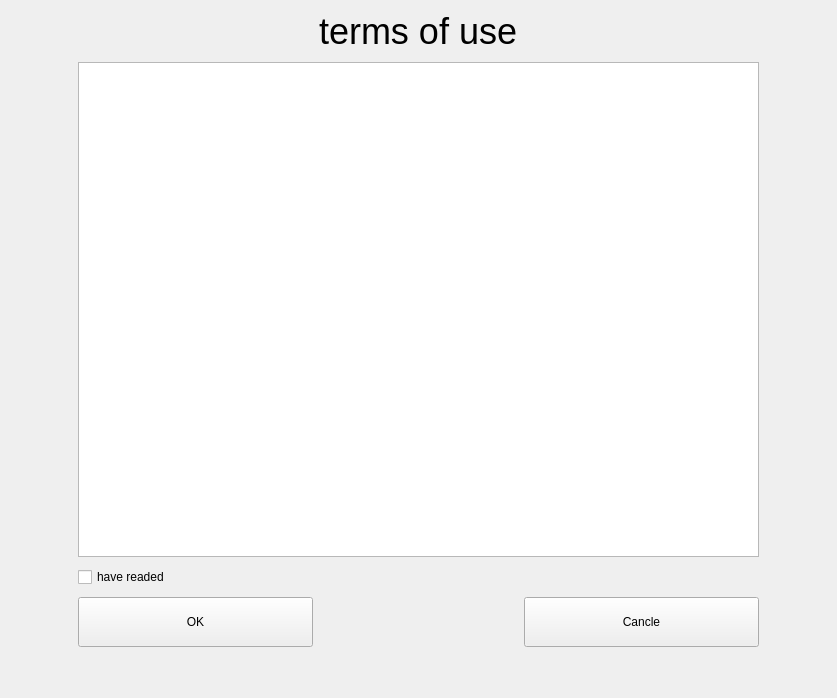
<?xml version="1.0" encoding="UTF-8"?>
<ui version="4.0">
 <class>TallyClause</class>
 <widget class="QWidget" name="TallyClause">
  <property name="geometry">
   <rect>
    <x>0</x>
    <y>0</y>
    <width>837</width>
    <height>698</height>
   </rect>
  </property>
  <property name="minimumSize">
   <size>
    <width>0</width>
    <height>0</height>
   </size>
  </property>
  <property name="maximumSize">
   <size>
    <width>16777215</width>
    <height>16777215</height>
   </size>
  </property>
  <property name="windowTitle">
   <string>Form</string>
  </property>
  <layout class="QGridLayout" name="gridLayout_2">
   <property name="verticalSpacing">
    <number>10</number>
   </property>
   <item row="4" column="4">
    <spacer name="horizontalSpacer_5">
     <property name="orientation">
      <enum>Qt::Horizontal</enum>
     </property>
     <property name="sizeHint" stdset="0">
      <size>
       <width>56</width>
       <height>20</height>
      </size>
     </property>
    </spacer>
   </item>
   <item row="1" column="1" colspan="3">
    <layout class="QGridLayout" name="gridLayout">
     <item row="0" column="0">
      <widget class="QTextEdit" name="textEdit">
       <property name="styleSheet">
        <string notr="true">font-size : 16px;</string>
       </property>
      </widget>
     </item>
    </layout>
   </item>
   <item row="4" column="0">
    <spacer name="horizontalSpacer_3">
     <property name="orientation">
      <enum>Qt::Horizontal</enum>
     </property>
     <property name="sizeHint" stdset="0">
      <size>
       <width>56</width>
       <height>20</height>
      </size>
     </property>
    </spacer>
   </item>
   <item row="5" column="1" colspan="3">
    <widget class="QLabel" name="label_2">
     <property name="minimumSize">
      <size>
       <width>0</width>
       <height>30</height>
      </size>
     </property>
     <property name="maximumSize">
      <size>
       <width>16777215</width>
       <height>30</height>
      </size>
     </property>
     <property name="text">
      <string/>
     </property>
    </widget>
   </item>
   <item row="4" column="2">
    <spacer name="horizontalSpacer_4">
     <property name="orientation">
      <enum>Qt::Horizontal</enum>
     </property>
     <property name="sizeHint" stdset="0">
      <size>
       <width>109</width>
       <height>20</height>
      </size>
     </property>
    </spacer>
   </item>
   <item row="4" column="1">
    <widget class="QPushButton" name="pushButton_OK">
     <property name="enabled">
      <bool>true</bool>
     </property>
     <property name="minimumSize">
      <size>
       <width>235</width>
       <height>50</height>
      </size>
     </property>
     <property name="maximumSize">
      <size>
       <width>235</width>
       <height>50</height>
      </size>
     </property>
     <property name="focusPolicy">
      <enum>Qt::NoFocus</enum>
     </property>
     <property name="styleSheet">
      <string notr="true">QPushButton {background-image: url(:/res/png/buttons/235_50.png);border:none;color:rgb(255,255,255);}
QPushButton:disabled {background-image: url(:/res/png/buttons/235_50gray.png);border:none;color:rgb(255,255,255);}
font-size : 16px;</string>
     </property>
     <property name="text">
      <string>OK</string>
     </property>
     <property name="checkable">
      <bool>false</bool>
     </property>
     <property name="checked">
      <bool>false</bool>
     </property>
     <property name="default">
      <bool>false</bool>
     </property>
    </widget>
   </item>
   <item row="4" column="3">
    <widget class="QPushButton" name="pushButton_Cancle">
     <property name="minimumSize">
      <size>
       <width>235</width>
       <height>50</height>
      </size>
     </property>
     <property name="maximumSize">
      <size>
       <width>235</width>
       <height>50</height>
      </size>
     </property>
     <property name="focusPolicy">
      <enum>Qt::NoFocus</enum>
     </property>
     <property name="styleSheet">
      <string notr="true">QPushButton {background-image: url(:/res/png/buttons/235_50.png);border:none;color:rgb(255,255,255);}
QPushButton:disabled {background-image: url(:/res/png/buttons/235_50gray.png);border:none;color:rgb(255,255,255);}
font-size : 16px;</string>
     </property>
     <property name="text">
      <string>Cancle</string>
     </property>
    </widget>
   </item>
   <item row="0" column="3" colspan="2">
    <spacer name="horizontalSpacer">
     <property name="orientation">
      <enum>Qt::Horizontal</enum>
     </property>
     <property name="sizeHint" stdset="0">
      <size>
       <width>40</width>
       <height>20</height>
      </size>
     </property>
    </spacer>
   </item>
   <item row="0" column="2">
    <widget class="QLabel" name="label">
     <property name="styleSheet">
      <string notr="true">font-size : 36px;</string>
     </property>
     <property name="text">
      <string>terms of use</string>
     </property>
    </widget>
   </item>
   <item row="0" column="0" colspan="2">
    <spacer name="horizontalSpacer_2">
     <property name="orientation">
      <enum>Qt::Horizontal</enum>
     </property>
     <property name="sizeHint" stdset="0">
      <size>
       <width>40</width>
       <height>20</height>
      </size>
     </property>
    </spacer>
   </item>
   <item row="3" column="0">
    <widget class="QLabel" name="label_3">
     <property name="text">
      <string/>
     </property>
    </widget>
   </item>
   <item row="3" column="1">
    <widget class="QCheckBox" name="checkBox_hacereaded">
     <property name="mouseTracking">
      <bool>true</bool>
     </property>
     <property name="focusPolicy">
      <enum>Qt::NoFocus</enum>
     </property>
     <property name="text">
      <string>have readed</string>
     </property>
    </widget>
   </item>
  </layout>
 </widget>
 <resources/>
 <connections/>
</ui>
